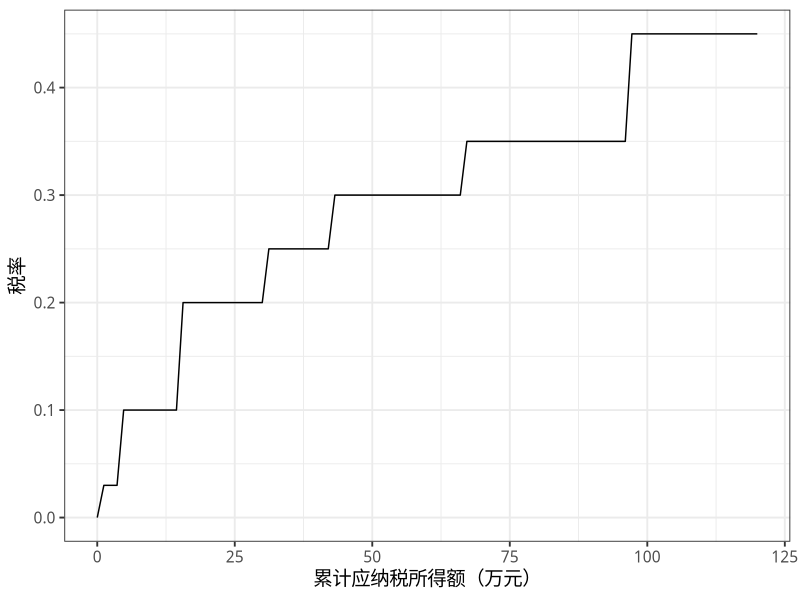
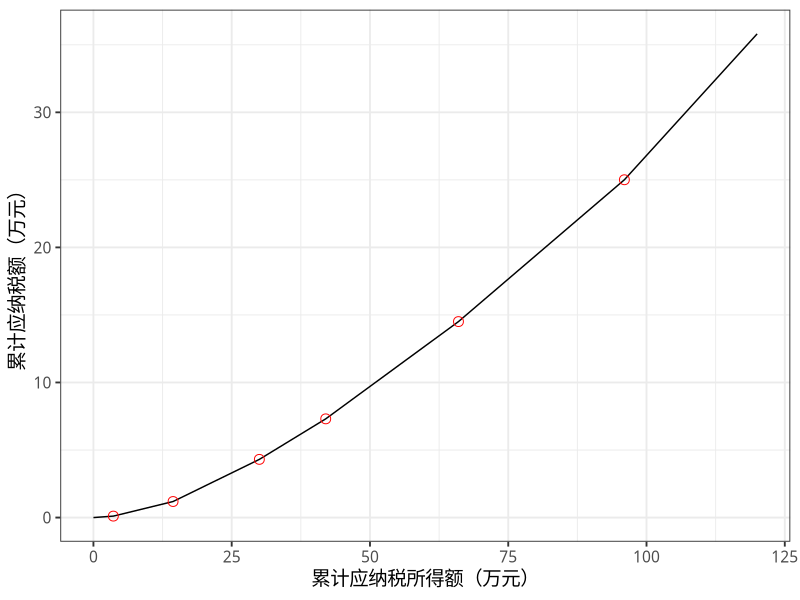

The R source for these figures, in order:
## ---- chunk 1
library(knitr)
opts_chunk$set(
  echo = FALSE,
  cache = FALSE,
  message = FALSE,
  warning = FALSE
)
## ---- chunk 2
library(tidyverse)
g <- c(0.03, 0.1, 0.2, 0.25, 0.3, 0.35, 0.45)
a <- c(3.6, 14.4, 30, 42, 66, 96)
al <- c(0, a)
au <- c(a, Inf)
fr <- function(x) {
  sum(g * (x > al) * (x <= au))
}
frs <- function(x) {
  map(x, fr) %>% unlist()
}
ggplot(tibble(x = c(0, 120)), aes(x)) +
  geom_function(fun = frs) +
  xlab("累计应纳税所得额（万元）") + ylab("税率") +
  theme_bw(base_size = 14, base_family = "Hei")
## ---- chunk 3
# 速算扣除数
b <- cumsum((g - lag(g, default = 0)) * al)
tibble(`等级` = seq_along(b),
       `速算扣除数（元）` = b * 1e4) %>%
  kable()
## ---- chunk 4
fs <- function(x) {
  sum((g * x - b) * (x > al) * (x <= au))
}
fss <- function(x) {
  map(x, fs) %>% unlist()
}
ggplot(tibble(x = c(0, 120)), aes(x)) +
  geom_function(fun = fss) +
  geom_point(aes(y = y),
             data = tibble(x = a, y = fss(x)),
             size = 3,
             shape = 1,
             color = "red") +
  xlab("累计应纳税所得额（万元）") +
  ylab("累计应纳税额（万元）") +
  theme_bw(base_size = 14, base_family = "Hei")
## ---- chunk 5
d <- tibble(t = 1:12,
            y = diff(c(0, fss(t * 2))) * 1e4)
d %>% set_names(c("月份", "应纳税额（元）")) %>% kable()
